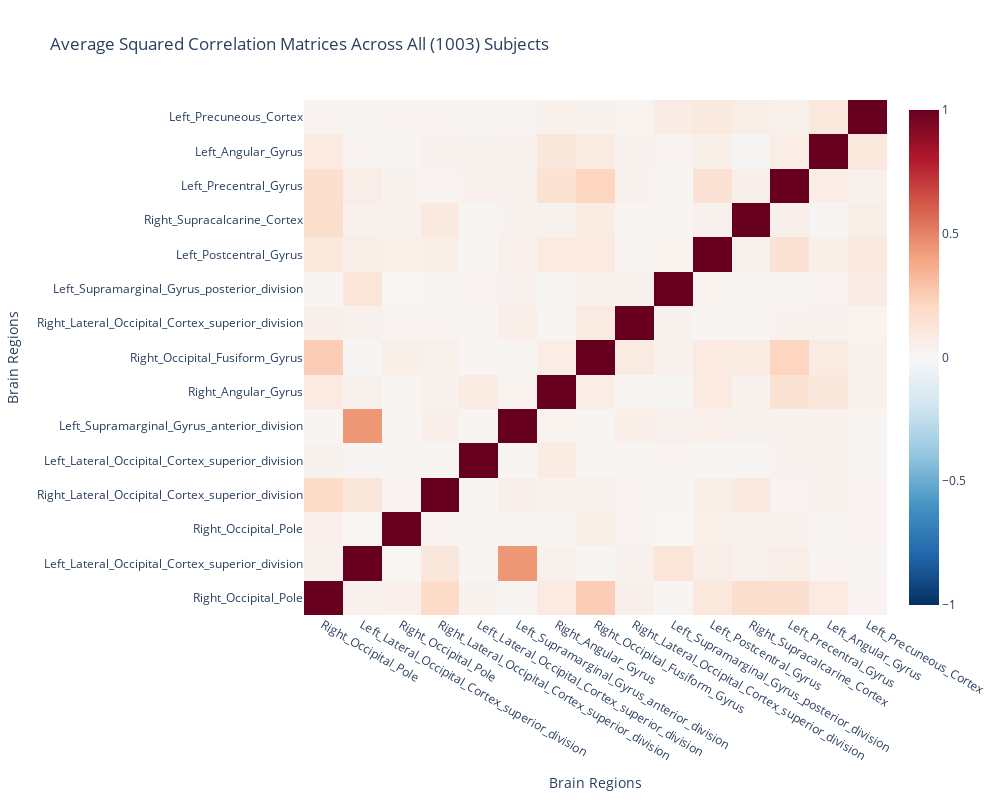

The notebook cell this image was saved under:
### Markdown cell above
### 2. Average squared correlation matrices across subjects

### Code cell
squared_correlation_matrices = []

# Calculate and square the correlation matrix for each subject
for filename in all_files:
    file_path = os.path.join(folder, filename)
    subject_data = np.loadtxt(file_path)
    correlation_matrix = np.corrcoef(subject_data.T)
    squared_correlation_matrix = np.square(correlation_matrix)  # Square each subject's correlation matrix
    squared_correlation_matrices.append(squared_correlation_matrix)

squared_correlation_matrices = np.array(squared_correlation_matrices)

# Compute the average squared correlation matrix
average_squared_correlation_matrix = np.mean(squared_correlation_matrices, axis=0)

# Create unique coordinates for the x and y axes
unique_coordinates = list(range(len(region_labels)))

# Create a hover text matrix 
hover_text = np.empty_like(average_correlation_matrix, dtype=object)
for i, row_label in enumerate(region_labels):
    for j, col_label in enumerate(region_labels):
        hover_text[i, j] = f"Region 1: {row_label}<br>Region 2: {col_label}<br>Correlation: {average_correlation_matrix[i, j]:.3f}"

# Plot the correlation matrix
fig = go.Figure(
    data=go.Heatmap(
        z=average_squared_correlation_matrix,
        x=unique_coordinates,  
        y=unique_coordinates, 
        text=hover_text,     
        hoverinfo="text",     
        colorscale="RdBu_r",  
        zmin=-1, zmax=1     
    )
)
    
fig.update_layout(
    title=" Average Squared Correlation Matrices Across All (1003) Subjects",
    xaxis=dict(
        title="Brain Regions",
        tickmode="array",
        tickvals=unique_coordinates,
        ticktext=region_labels
    ),
    yaxis=dict(
        title="Brain Regions",
        tickmode="array",
        tickvals=unique_coordinates,
        ticktext=region_labels,
    ),
    width=1000,
    height=800,
)

fig.show()

### Figure 1 — Plotly figure (JSON) as saved in the notebook; plotly's stock layout.template omitted (floating-point values rounded to 4 significant figures; data arrays with more than 128 entries replaced by an {"elided": "..."} marker saying what was removed)
{"data": [{"colorscale": [[0, "rgb(5,48,97)"], [0.1, "rgb(33,102,172)"], [0.2, "rgb(67,147,195)"], [0.3, "rgb(146,197,222)"], [0.4, "rgb(209,229,240)"], [0.5, "rgb(247,247,247)"], [0.6, "rgb(253,219,199)"], [0.7, "rgb(244,165,130)"], [0.8, "rgb(214,96,77)"], [0.9, "rgb(178,24,43)"], [1, "rgb(103,0,31)"]], "hoverinfo": "text", "text": {"elided": "15x15 str values"}, "type": "heatmap", "x": [0, 1, 2, 3, 4, 5, 6, 7, 8, 9, 10, 11, 12, 13, 14], "y": [0, 1, 2, 3, 4, 5, 6, 7, 8, 9, 10, 11, 12, 13, 14], "z": {"elided": "15x15 float values"}, "zmax": 1, "zmin": -1}], "layout": {"height": 800, "title": {"text": " Average Squared Correlation Matrices Across All (1003) Subjects"}, "width": 1000, "xaxis": {"tickmode": "array", "ticktext": ["Right_Occipital_Pole", "Left_Lateral_Occipital_Cortex_superior_division", "Right_Occipital_Pole", "Right_Lateral_Occipital_Cortex_superior_division", "Left_Lateral_Occipital_Cortex_superior_division", "Left_Supramarginal_Gyrus_anterior_division", "Right_Angular_Gyrus", "Right_Occipital_Fusiform_Gyrus", "Right_Lateral_Occipital_Cortex_superior_division", "Left_Supramarginal_Gyrus_posterior_division", "Left_Postcentral_Gyrus", "Right_Supracalcarine_Cortex", "Left_Precentral_Gyrus", "Left_Angular_Gyrus", "Left_Precuneous_Cortex"], "tickvals": [0, 1, 2, 3, 4, 5, 6, 7, 8, 9, 10, 11, 12, 13, 14], "title": {"text": "Brain Regions"}}, "yaxis": {"tickmode": "array", "ticktext": ["Right_Occipital_Pole", "Left_Lateral_Occipital_Cortex_superior_division", "Right_Occipital_Pole", "Right_Lateral_Occipital_Cortex_superior_division", "Left_Lateral_Occipital_Cortex_superior_division", "Left_Supramarginal_Gyrus_anterior_division", "Right_Angular_Gyrus", "Right_Occipital_Fusiform_Gyrus", "Right_Lateral_Occipital_Cortex_superior_division", "Left_Supramarginal_Gyrus_posterior_division", "Left_Postcentral_Gyrus", "Right_Supracalcarine_Cortex", "Left_Precentral_Gyrus", "Left_Angular_Gyrus", "Left_Precuneous_Cortex"], "tickvals": [0, 1, 2, 3, 4, 5, 6, 7, 8, 9, 10, 11, 12, 13, 14], "title": {"text": "Brain Regions"}}}}
